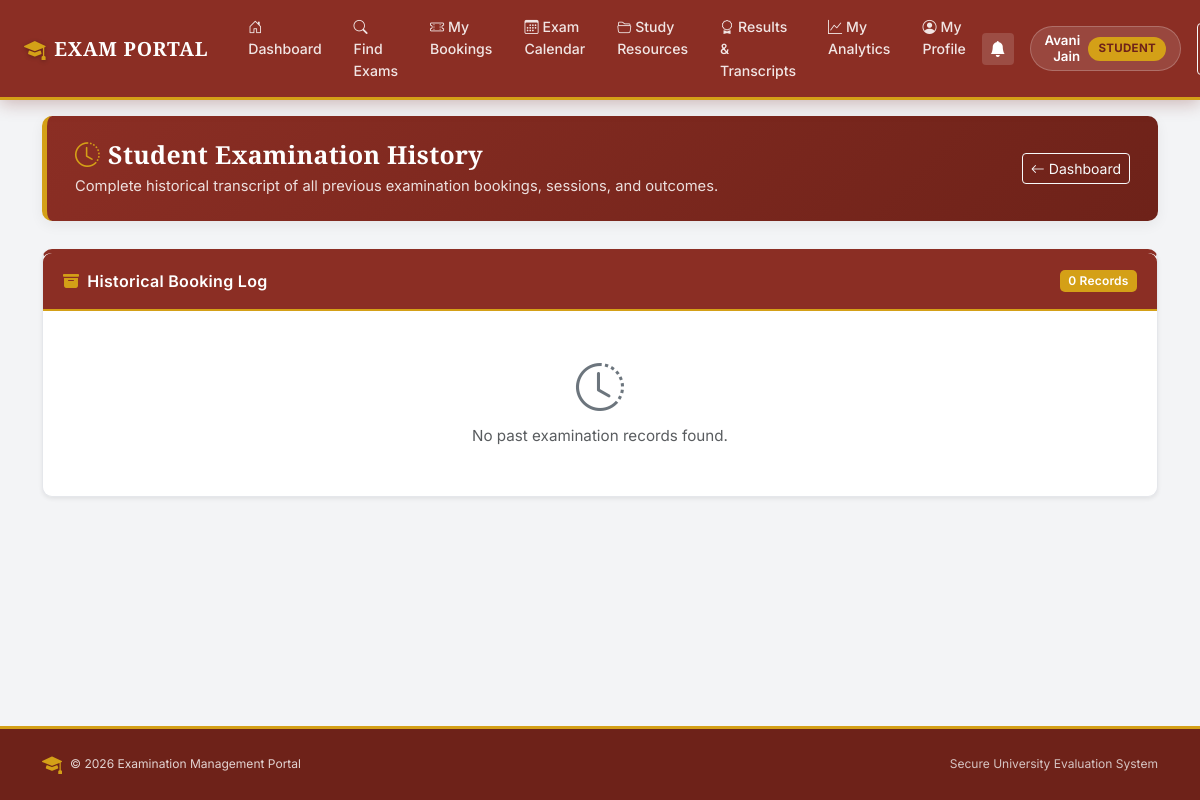
The page /student/history (signed in) on the database as committed earlier.
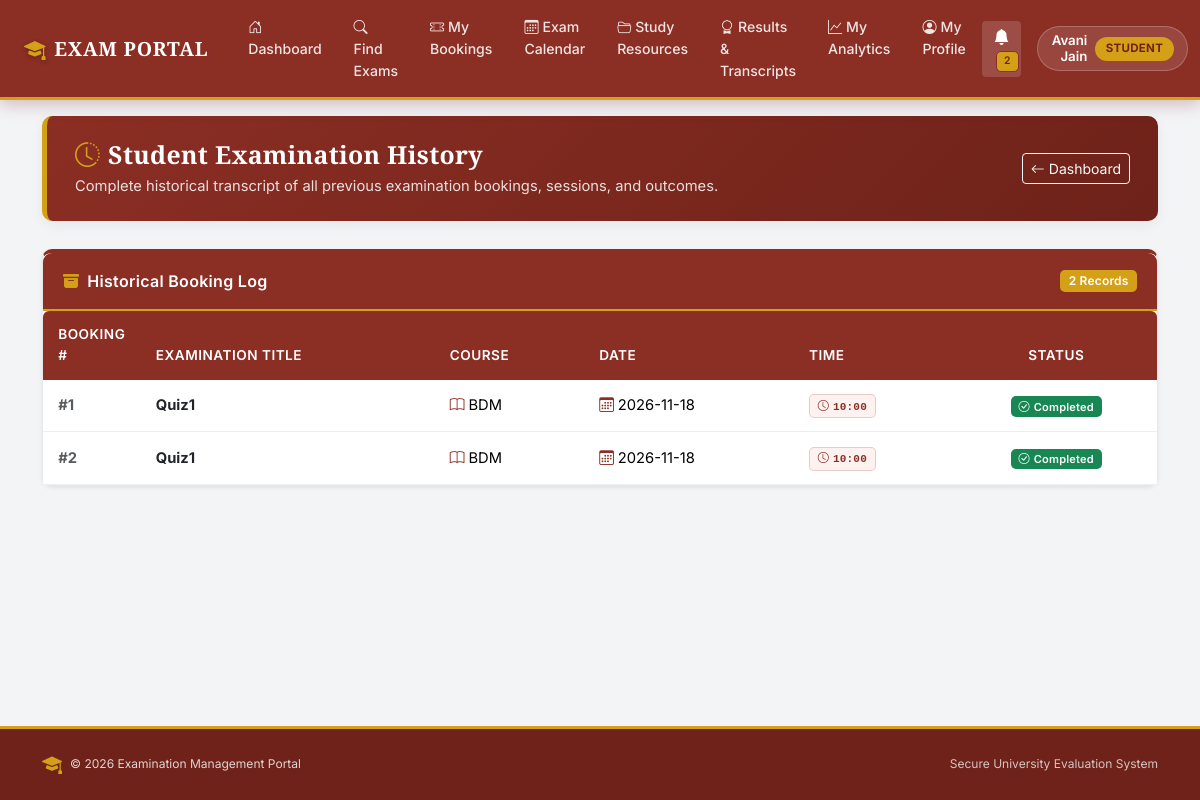
The same page on the database as committed later.
### models.py (models this page shows, shortened)
class BaseModel(db.Model):
    __abstract__ = True

class User(BaseModel):
    id = db.Column(db.Integer, primary_key=True)
    name = db.Column(db.String(100), nullable=False)
    email = db.Column(db.String(100), unique=True, nullable=False)
    password_hash = db.Column(db.String(200), nullable=False)
    role = db.Column(db.String(20), nullable=False)
    is_approved = db.Column(db.Boolean, default=False)
    is_active = db.Column(db.Boolean, default=True)

class Booking(BaseModel):
    id = db.Column(db.Integer, primary_key=True)
    student_id = db.Column(db.Integer, db.ForeignKey("user.id"), nullable=False)
    slot_id = db.Column(db.Integer, db.ForeignKey("examination_slot.id"), nullable=False)
    status = db.Column(db.String(20), default="Booked")
    student = db.relationship("User", backref="bookings")
    slot = db.relationship("ExaminationSlot", backref="bookings")

class Examination(BaseModel):
    id = db.Column(db.Integer, primary_key=True)
    name = db.Column(db.String(100), nullable=False)
    course_id = db.Column(db.Integer, db.ForeignKey("course.id"), nullable=False)
    status = db.Column(db.String(30), default="Draft")
    slot_creation_start = db.Column(db.String(30))
    slot_creation_end = db.Column(db.String(30))
    slot_creation_open = db.Column(db.Boolean, default=False)
    booking_open = db.Column(db.Boolean, default=False)
    booking_start = db.Column(db.String(30))
    booking_end = db.Column(db.String(30))
    slot_creation_override = db.Column(db.String(10), default=None)
    booking_override = db.Column(db.String(10), default=None)
    course = db.relationship("Course", backref="examinations")

class Course(BaseModel):
    id = db.Column(db.Integer, primary_key=True)
    name = db.Column(db.String(100), nullable=False)
    description = db.Column(db.String(500))
    resources = db.relationship("CourseResource", backref="course", cascade="all, delete-orphan")

class ExaminationSlot(BaseModel):
    id = db.Column(db.Integer, primary_key=True)
    examination_id = db.Column(db.Integer, db.ForeignKey("examination.id"), nullable=False)
    examiner_id = db.Column(db.Integer, db.ForeignKey("user.id"), nullable=False)
    date = db.Column(db.String(20), nullable=False)
    time = db.Column(db.String(20), nullable=False)
    capacity = db.Column(db.Integer, default=1)
    examination = db.relationship("Examination", backref="slots")
    examiner = db.relationship("User", backref="assigned_slots")

### routes/student.py (the view)
@role_required("Student")
def student_history():
    today = date.today().isoformat()
    bookings = Booking.query.filter_by(student_id=session["user_id"]).all()
    history = [b for b in bookings if b.status in ["Completed", "Cancelled"] or b.slot.date < today]
    return render_template("student_history.html", bookings=history)

### templates/student_history.html (shortened to what this page needs)
{% extends "base.html" %}
{% block content %}
<div class="container my-3">
    <div class="erp-header">
        <div class="d-flex justify-content-between align-items-center flex-wrap gap-2">
            <div>
                <h2><i class="bi bi-clock-history me-2 text-gold"></i>Student Examination History</h2>
                <p>Complete historical transcript of all previous examination bookings, sessions, and outcomes.</p>
            </div>
            <div>
                <a href="{{ url_for('student_dashboard') }}" class="btn btn-outline-light btn-sm">
                    <i class="bi bi-arrow-left me-1"></i>Dashboard
                </a>
            </div>
        </div>
    </div>
    <div class="card shadow-sm" style="border-top: 4px solid var(--maroon);">
        <div class="card-header card-header-maroon d-flex justify-content-between align-items-center">
            <span><i class="bi bi-archive-fill me-2 text-gold"></i>Historical Booking Log</span>
            <span class="badge bg-gold text-dark">{{ bookings|length }} Records</span>
        </div>
        <div class="card-body p-0">
            {% if bookings %}
            <div class="table-responsive">
                <table class="table table-hover align-middle mb-0">
                    <thead>
                        <tr>
                            <th style="width: 80px;">Booking #</th>
                            <th>Examination Title</th>
                            <th>Course</th>
                            <th>Date</th>
                            <th>Time</th>
                            <th class="text-center">Status</th>
                        </tr>
                    </thead>
                    <tbody>
                        {% for booking in bookings %}
                        <tr>
                            <td class="fw-bold text-muted">#{{ booking.id }}</td>
                            <td>
                                <span class="fw-bold text-dark">{{ booking.slot.examination.name }}</span>
                            </td>
                            <td>
                                <i class="bi bi-book text-maroon me-1"></i>{{ booking.slot.examination.course.name if booking.slot.examination.course else '' }}
                            </td>
                            <td>
                                <i class="bi bi-calendar3 text-maroon me-1"></i>{{ booking.slot.date }}
                            </td>
                            <td>
                                <span class="badge font-monospace" style="background-color: var(--maroon-subtle); color: var(--maroon); border: 1px solid rgba(139,46,36,0.2);">
                                    <i class="bi bi-clock me-1"></i>{{ booking.slot.time }}
                                </span>
                            </td>
                            <td class="text-center">
                                {% if booking.status == 'Evaluated' or booking.status == 'Completed' %}
                                <span class="badge bg-success"><i class="bi bi-check-circle me-1"></i>{{ booking.status }}</span>
                                {% elif booking.status == 'Cancelled' %}
                                <span class="badge bg-danger"><i class="bi bi-x-circle me-1"></i>Cancelled</span>
                                {% else %}
                                <span class="badge bg-gold text-dark">{{ booking.status }}</span>
                                {% endif %}
                            </td>
                        </tr>
                        {% endfor %}
                    </tbody>
                </table>
            </div>
            {% else %}
            <div class="p-5 text-center text-muted">
                <i class="bi bi-clock-history display-5 d-block mb-2 text-secondary"></i>
                <p class="mb-0">No past examination records found.</p>
            </div>
            {% endif %}
        </div>
    </div>
</div>
{% endblock %}

### templates/base.html (shortened to what this page needs)
<!DOCTYPE html>
<html lang="en">
<head>
    <link href="https://cdn.jsdelivr.net/npm/bootstrap@5.3.3/dist/css/bootstrap.min.css" rel="stylesheet">
    <link href="https://cdn.jsdelivr.net/npm/bootstrap-icons@1.11.3/font/bootstrap-icons.min.css" rel="stylesheet">
</head>
<body>
    <nav class="navbar navbar-expand-xl navbar-custom fixed-top">
        <div class="container-fluid px-3 px-lg-4">
            <a class="navbar-brand" href="{% if session.get('user_role') == 'Admin' %}{{ url_for('admin_dashboard') }}{% elif session.get('user_role') == 'Examiner' %}{{ url_for('examiner_dashboard') }}{% elif session.get('user_role') == 'Student' %}{{ url_for('student_dashboard') }}{% else %}{{ url_for('login') }}{% endif %}">
                <i class="bi bi-mortarboard-fill brand-crest"></i>
                <span>EXAM PORTAL</span>
            </a>
            <div class="collapse navbar-collapse" id="navbarNav">
                <ul class="navbar-nav me-auto mb-2 mb-xl-0 ms-xl-2">
                    {% if session.get("user_role") == "Admin" %}
                        <li class="nav-item">
                            <a class="nav-link" href="{{ url_for('admin_dashboard') }}"><i class="bi bi-speedometer2 me-1"></i>Dashboard</a>
                        </li>
                        <li class="nav-item">
                            <a class="nav-link" href="{{ url_for('courses') }}"><i class="bi bi-book me-1"></i>Courses</a>
                        </li>
                        <li class="nav-item">
                            <a class="nav-link" href="{{ url_for('examinations') }}"><i class="bi bi-clipboard2-check me-1"></i>Examinations</a>
                        </li>
                        <li class="nav-item">
                            <a class="nav-link" href="{{ url_for('admin_slots') }}"><i class="bi bi-calendar-range me-1"></i>Slots</a>
                        </li>
                        <li class="nav-item">
                            <a class="nav-link" href="{{ url_for('admin_bookings') }}"><i class="bi bi-journal-bookmark me-1"></i>Bookings</a>
                        </li>
                        <li class="nav-item">
                            <a class="nav-link" href="{{ url_for('admin_users') }}"><i class="bi bi-people me-1"></i>Students &amp; Users</a>
                        </li>
                        <li class="nav-item">
                            <a class="nav-link" href="{{ url_for('admin_examiner_analytics') }}"><i class="bi bi-person-check me-1"></i>Examiner Tracking</a>
                        </li>
                        <li class="nav-item">
                            <a class="nav-link" href="{{ url_for('performance_analytics') }}"><i class="bi bi-graph-up-arrow me-1"></i>Analytics</a>
                        </li>
                        <li class="nav-item">
                            <a class="nav-link" href="{{ url_for('admin_announcements') }}"><i class="bi bi-megaphone me-1"></i>Announcements</a>
                        </li>
                    {% elif session.get("user_role") == "Student" %}
                        <li class="nav-item">
                            <a class="nav-link" href="{{ url_for('student_dashboard') }}"><i class="bi bi-house-door me-1"></i>Dashboard</a>
                        </li>
                        <li class="nav-item">
                            <a class="nav-link" href="{{ url_for('student_examinations') }}"><i class="bi bi-search me-1"></i>Find Exams</a>
                        </li>
                        <li class="nav-item">
                            <a class="nav-link" href="{{ url_for('student_bookings') }}"><i class="bi bi-ticket-perforated me-1"></i>My Bookings</a>
                        </li>
                        <li class="nav-item">
                            <a class="nav-link" href="{{ url_for('student_calendar') }}"><i class="bi bi-calendar3 me-1"></i>Exam Calendar</a>
                        </li>
                        <li class="nav-item">
                            <a class="nav-link" href="{{ url_for('student_resources') }}"><i class="bi bi-folder2-open me-1"></i>Study Resources</a>
                        </li>
                        <li class="nav-item">
                            <a class="nav-link" href="{{ url_for('student_results') }}"><i class="bi bi-award me-1"></i>Results &amp; Transcripts</a>
                        </li>
                        <li class="nav-item">
                            <a class="nav-link" href="{{ url_for('performance_analytics') }}"><i class="bi bi-graph-up me-1"></i>My Analytics</a>
                        </li>
                        <li class="nav-item">
                            <a class="nav-link" href="{{ url_for('student_profile') }}"><i class="bi bi-person-circle me-1"></i>My Profile</a>
                        </li>
                    {% endif %}
                </ul>
                {% if session.get("user_id") %}
                    <div class="d-flex align-items-center gap-3 mt-2 mt-xl-0">
                        <a href="{{ url_for('notifications') }}" class="btn btn-sm position-relative text-white border-0" style="background: rgba(255,255,255,0.15);" title="Notification Centre">
                            <i class="bi bi-bell-fill fs-6"></i>
                            {% if unread_notifications_count and unread_notifications_count > 0 %}
                                <span class="badge badge-notification">{{ unread_notifications_count }}</span>
                            {% endif %}
                        </a>
                        <div class="user-pill text-white d-none d-md-flex">
                            <div class="text-end">
                                <div class="fw-semibold small" style="line-height: 1.2;">{{ session.get("user_name") }}</div>
                            </div>
                            <span class="role-badge-nav">{{ session.get("user_role") }}</span>
                        </div>
                        <a href="{{ url_for('logout') }}" class="btn btn-sm btn-outline-light" title="Log out of system">
                        </a>
                    </div>
                {% else %}
                    <div class="d-flex gap-2">
                        <a href="{{ url_for('login') }}" class="btn btn-sm btn-outline-light">Login</a>
                        <a href="{{ url_for('register') }}" class="btn btn-sm btn-gold">Student Register</a>
                    </div>
                {% endif %}
            </div>
        </div>
    </nav>
    <main class="py-3">
        {% block content %}{% endblock %}
    </main>
    <footer class="text-center no-print">
        <div class="container">
            <div class="d-flex justify-content-between align-items-center flex-wrap gap-2 small">
                <div class="d-flex align-items-center gap-2">
                    <i class="bi bi-mortarboard-fill text-gold fs-5"></i>
                    <span>&copy; {{ 2026 }} Examination Management Portal</span>
                </div>
                <div>
                    <span class="text-light opacity-75">Secure University Evaluation System</span>
                </div>
            </div>
        </div>
    </footer>
</body>
</html>

Rows that differ between the two databases and show on the page:
added Booking: id "1", slot.examination.name "Quiz1", slot.examination.course "BDM", slot "2026-11-18", slot.time "10:00", status "Completed"
added Booking: id "2", slot.examination.name "Quiz1", slot.examination.course "BDM", slot "2026-11-18", slot.time "10:00", status "Completed"
Other text that changed with them:
{{ unread_notifications_count }}: (not shown) → "2"
{{ bookings|length }}: "0" → "2"
text no longer shown: "No past examination records found."
text now shown: "BOOKING # EXAMINATION TITLE COURSE DATE TIME STATUS"
